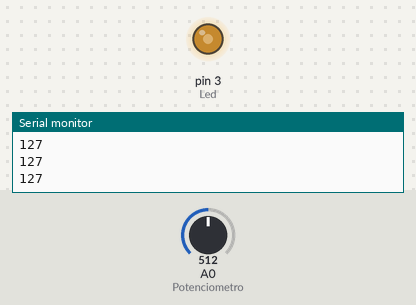
The sketch below on a simulated Arduino Uno, built with avr-gcc and run on an emulated ATmega328P. Parts: output pins drawn as LEDs (lit = HIGH), the last lines printed to the serial monitor. Inputs (shaded band) come from the test bench; at power-on: A0 (Potenciometro) = 512.

Above: at 1.2 s.
1.3 s: A0 (Potenciometro) set to 716
At 1.9 s:
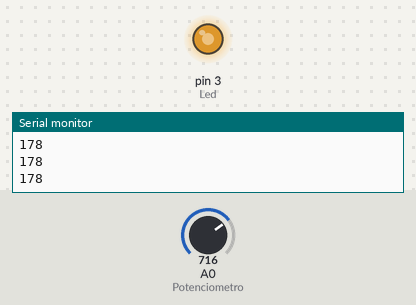
2.8 s: A0 (Potenciometro) set to 900
At 3.3 s:
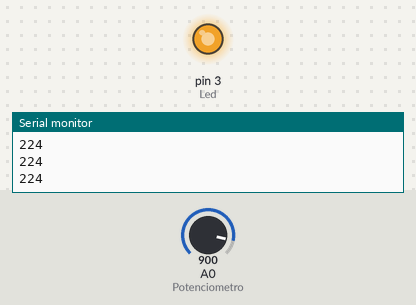
4.3 s: A0 (Potenciometro) set to 122
At 4.6 s:
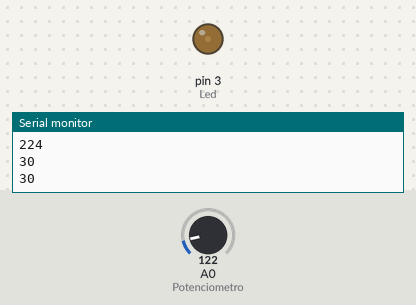
5.8 s: A0 (Potenciometro) set to 0
At 7.0 s:
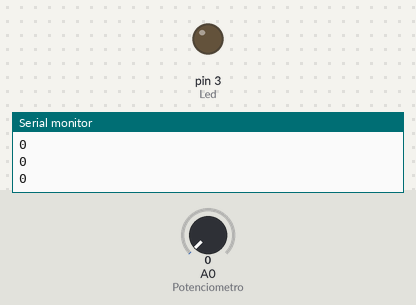
7.3 s: A0 (Potenciometro) set to 511
At 8.4 s:
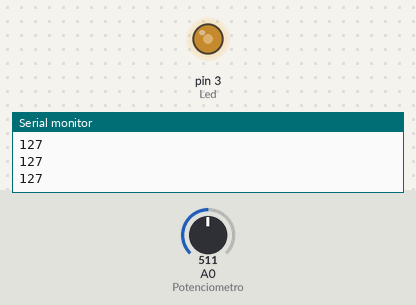
Timing chart, 0 to 9.8 s (numbered marks = the images above; inputs shaded):
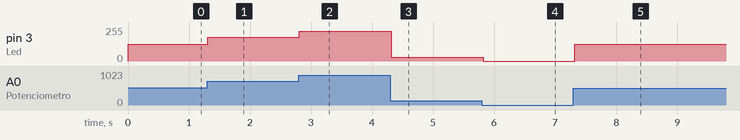

The sketch:

brillo_led_adc_pwm.ino
```cpp
/*
 * Fundacion Kinal
 * Centro educativo tecnico laboral Kinal
 * Electronica
 * Grado: Quinto
 * Sección: EB5AV
 * Curso: Taller de electronica digital y reparación de computadoras I
 * Nombre: Luis Fernando Alvarado Ramirez
 * Carnet: 2022219
 * Proyecto: Brillo de un led
*/
#define Led 3
#define Potenciometro A0
unsigned int Brillo_Led=0;
unsigned int raw_Potenciometro=0;
void setup()
{
pinMode(Led,OUTPUT);
pinMode(Potenciometro,INPUT);
Serial.begin(9600);
}
void loop()
{
 raw_Potenciometro=analogRead(Potenciometro);
 Brillo_Led=map(raw_Potenciometro,0,1023,0,255);
 analogWrite(Led,Brillo_Led);
 delay(100);
 Serial.println(Brillo_Led);
}
```

Measured:
- after the input at 1.3 s, pin 3 (Led): 127/255 → 178/255 at once
- after the input at 2.8 s, pin 3 (Led): 178/255 → 224/255 at once
- after the input at 4.3 s, pin 3 (Led): 224/255 → 30/255 at once
- after the input at 5.8 s, pin 3 (Led): 30/255 → 0/255 at once
- after the input at 7.3 s, pin 3 (Led): 0/255 → 127/255 at once
